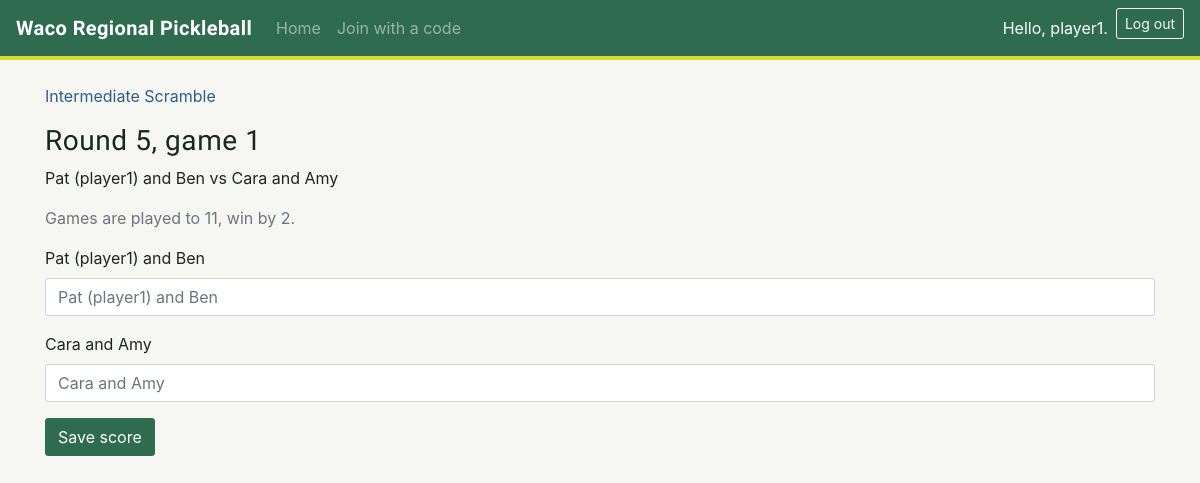
The page /scramble-games/37/score/ (signed in) on the database its author committed.
### tournaments/models.py (models this page shows, shortened)
class ScrambleGame(models.Model):
    division = models.ForeignKey(Division, on_delete=models.CASCADE)
    round_number = models.PositiveIntegerField()
    game_number = models.PositiveIntegerField()
    a1 = models.ForeignKey(Team, on_delete=models.CASCADE, related_name='scramble_a1')
    a2 = models.ForeignKey(Team, on_delete=models.CASCADE, related_name='scramble_a2')
    b1 = models.ForeignKey(Team, on_delete=models.CASCADE, related_name='scramble_b1')
    b2 = models.ForeignKey(Team, on_delete=models.CASCADE, related_name='scramble_b2')
    court = models.PositiveIntegerField(null=True, blank=True)
    start_time = models.TimeField(null=True, blank=True)
    a_score = models.PositiveIntegerField(null=True, blank=True)
    b_score = models.PositiveIntegerField(null=True, blank=True)

class Division(models.Model):
    LEVEL_CHOICES = [
        ('beginner', 'Beginner'),
        ('intermediate', 'Intermediate'),
        ('advanced', 'Advanced'),
    ]
    FORMAT_CHOICES = [
        ('mixed', 'Mixed doubles'),
        ('mens', "Men's doubles"),
        ('womens', "Women's doubles"),
        ('scramble', 'Scramble'),
    ]
    MEETING_CHOICES = [(1, 'Once'), (2, 'Twice')]
    WIN_BY_TWO_CHOICES = [('', "Use the tournament's setting"), ('yes', 'Yes'), ('no', 'No')]
    tournament = models.ForeignKey(Tournament, on_delete=models.CASCADE)
    level = models.CharField(max_length=20, choices=LEVEL_CHOICES)
    format = models.CharField(max_length=20, choices=FORMAT_CHOICES)
    max_teams = models.PositiveIntegerField()
    games_per_week = models.PositiveIntegerField()
    max_meetings_per_night = models.PositiveIntegerField(choices=MEETING_CHOICES, default=1)
    game_minutes = models.PositiveIntegerField(null=True, blank=True)
    points_to_win = models.PositiveIntegerField(null=True, blank=True)
    win_by_two = models.CharField(max_length=3, blank=True, choices=WIN_BY_TWO_CHOICES)
    def __str__(self):
        return f"{self.get_level_display()} {self.get_format_display()}"
    def target_points(self):
        if self.points_to_win:
            return self.points_to_win
        return self.tournament.points_to_win
    def needs_win_by_two(self):
        if self.win_by_two == 'yes':
            return True
        if self.win_by_two == 'no':
            return False
        return self.tournament.win_by_two

class Team(models.Model):
    division = models.ForeignKey(Division, on_delete=models.CASCADE)
    name = models.CharField(max_length=100)
    captain = models.ForeignKey(User, null=True, blank=True, on_delete=models.SET_NULL,
                                related_name='captain_teams')
    partner = models.ForeignKey(User, null=True, blank=True, on_delete=models.SET_NULL,
                                related_name='partner_teams')
    dropped = models.BooleanField(default=False)
    def __str__(self):
        return self.name

class Tournament(models.Model):
    RANKING_CHOICES = [('wins', 'Wins and losses'), ('points', 'Total points')]
    name = models.CharField(max_length=100)
    start_date = models.DateField()
    num_weeks = models.PositiveIntegerField()
    num_courts = models.PositiveIntegerField(default=4)
    ranking_method = models.CharField(max_length=10, choices=RANKING_CHOICES, default='wins')
    players_enter_scores = models.BooleanField(default=False)
    game_minutes = models.PositiveIntegerField(default=30)
    points_to_win = models.PositiveIntegerField(default=11)
    win_by_two = models.BooleanField(default=True)
    join_code = models.CharField(max_length=8, unique=True)
    admins = models.ManyToManyField(User, related_name='admin_tournaments')
    members = models.ManyToManyField(User, related_name='joined_tournaments', blank=True)
    date_added = models.DateTimeField(auto_now_add=True)

### tournaments/views.py (the view, shortened to what this page needs)
# urls.py: path('scramble-games/<int:game_id>/score/', views.enter_scramble_score,
@login_required
def enter_scramble_score(request, game_id):
    game = get_object_or_404(ScrambleGame, id=game_id)
    if not can_enter_scramble_score(request.user, game):
        raise Http404
    if request.method != 'POST':
        form = ScrambleScoreForm(instance=game)
    else:
        form = ScrambleScoreForm(instance=game, data=request.POST)
    form.fields['a_score'].label = f'{game.a1.name} and {game.a2.name}'
    form.fields['b_score'].label = f'{game.b1.name} and {game.b2.name}'
    context = {'game': game, 'form': form}
    return render(request, 'tournaments/enter_scramble_score.html', context)

### tournaments/forms.py
class ScrambleScoreForm(forms.ModelForm):
    a_score = forms.IntegerField(min_value=0)
    b_score = forms.IntegerField(min_value=0)
    class Meta:
        model = ScrambleGame
        fields = ['a_score', 'b_score']

### tournaments/helpers.py (called while the page is built)
def is_admin(user, tournament):
    if user.is_superuser:
        return True
    return user.is_authenticated and tournament.admins.filter(id=user.id).exists()

def can_enter_scramble_score(user, game):
    tournament = game.division.tournament
    if is_admin(user, tournament):
        return True
    if not user.is_authenticated:
        return False
    if not tournament.players_enter_scores or game.a_score is not None:
        return False
    players = [game.a1.captain, game.a2.captain, game.b1.captain, game.b2.captain]
    return user in players

### tournaments/templates/tournaments/enter_scramble_score.html (shortened to what this page needs)
{% extends 'tournaments/base.html' %}
{% load bootstrap4 %}
{% block content %}
  <p><a href="{% url 'tournaments:division' game.division.id %}">{{ game.division }}</a></p>
  <h1 class="h3">Round {{ game.round_number }}, game {{ game.game_number }}</h1>
  <p>{{ game.a1 }} and {{ game.a2 }} vs {{ game.b1 }} and {{ game.b2 }}</p>
  <p class="text-muted">Games are played to {{ game.division.target_points }}{% if game.division.needs_win_by_two %}, win by 2{% endif %}.</p>
  <form action="{% url 'tournaments:enter_scramble_score' game.id %}" method="post">
    {% bootstrap_form form %}
    <button name="submit" class="btn btn-primary">Save score</button>
  </form>
{% endblock content %}

### tournaments/templates/tournaments/base.html (shortened to what this page needs)
{% load bootstrap4 %}
<!doctype html>
<html lang="en">
<head>
  {% bootstrap_css %}
</head>
<body>
  <nav class="navbar navbar-expand-md navbar-dark navbar-court">
    <a class="navbar-brand" href="{% url 'tournaments:index' %}">Waco Regional Pickleball</a>
    <div class="collapse navbar-collapse" id="navbarLinks">
      <ul class="navbar-nav mr-auto">
        <li class="nav-item"><a class="nav-link" href="{% url 'tournaments:index' %}">Home</a></li>
        {% if user.is_authenticated %}
          <li class="nav-item"><a class="nav-link" href="{% url 'tournaments:join_with_code' %}">Join with a code</a></li>
        {% endif %}
      </ul>
      <ul class="navbar-nav">
        {% if user.is_authenticated %}
          <li class="nav-item"><span class="navbar-text mr-2">Hello, {{ user.username }}.</span></li>
          <li class="nav-item">
            <form action="{% url 'users:logout' %}" method="post" class="form-inline">
              <button name="submit" class="btn btn-outline-light btn-sm">Log out</button>
            </form>
          </li>
        {% else %}
          <li class="nav-item"><a class="nav-link" href="{% url 'users:register' %}">Register</a></li>
          <li class="nav-item"><a class="nav-link" href="{% url 'users:login' %}">Log in</a></li>
        {% endif %}
      </ul>
    </div>
  </nav>
  <main class="container my-4">
    {% block content %}{% endblock content %}
  </main>
</body>
</html>

### tournaments/templates/tournaments/base.html (style rules this page uses)
:root { --court: #2f6b4f; --court-dark: #1f4a37; --court-light: #e3eee6; --kitchen: #2c5d8a; --ball: #d4dd2a; --ink: #1c2621; --paper: #f6f7f3; --muted: #7a857f; }
body { background: var(--paper); color: var(--ink); }
a { color: var(--kitchen); }
h1, h2, h3, .navbar-brand, .night-title { font-family: 'Barlow Condensed', sans-serif; font-weight: 700; letter-spacing: 0.02em; }
.navbar-court { background: var(--court); border-bottom: 4px solid var(--ball); }
.navbar-court .navbar-brand, .navbar-court .nav-link, .navbar-court .navbar-text { color: #fff; }
.btn, .form-control, .alert, .list-group-item:first-child, .list-group-item:last-child, .card { border-radius: 3px; }
.btn-primary { background: var(--court); border-color: var(--court); }

### rows shown on the page
ScrambleGame: division "Intermediate Scramble", round_number "5", game_number "1", a1 "Pat (player1)", a2 "Ben", b1 "Cara", b2 "Amy", division.target_points "11"

### other values the page prints
{{ user.username }} "player1"
